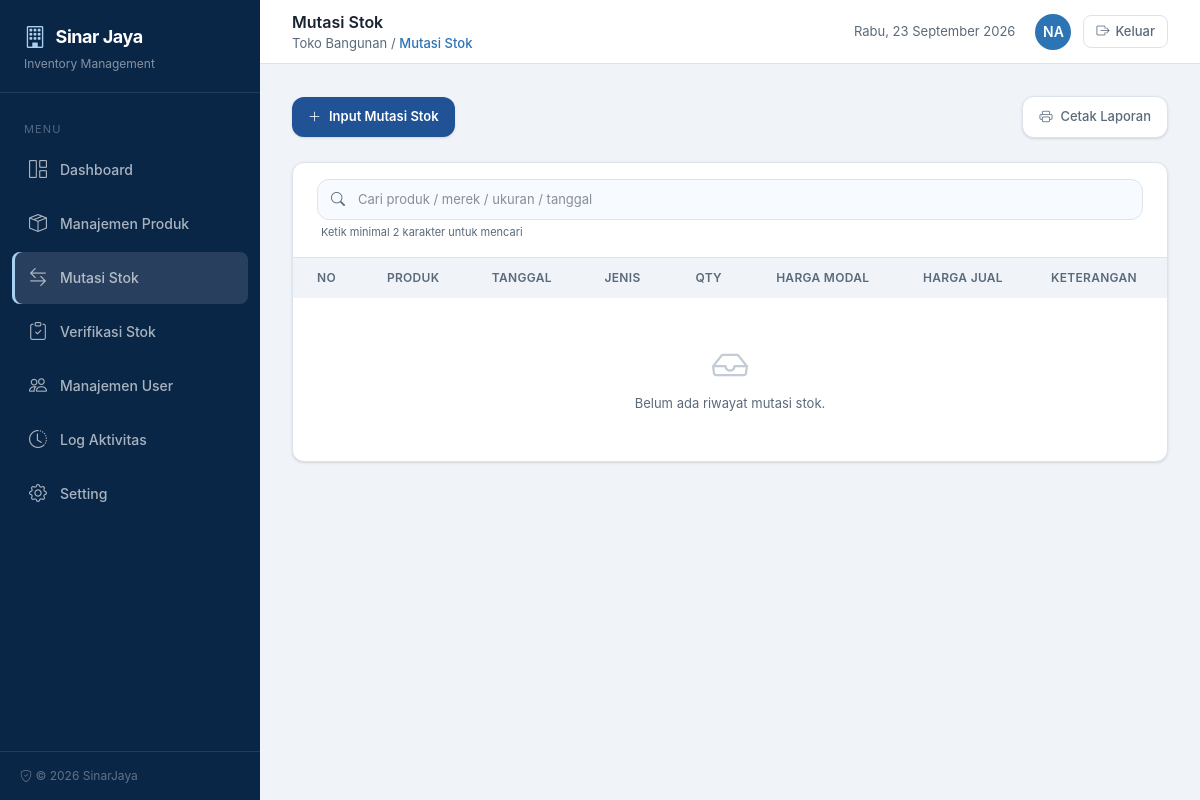
Before: /mutasi-stok (signed in) with the older database file.
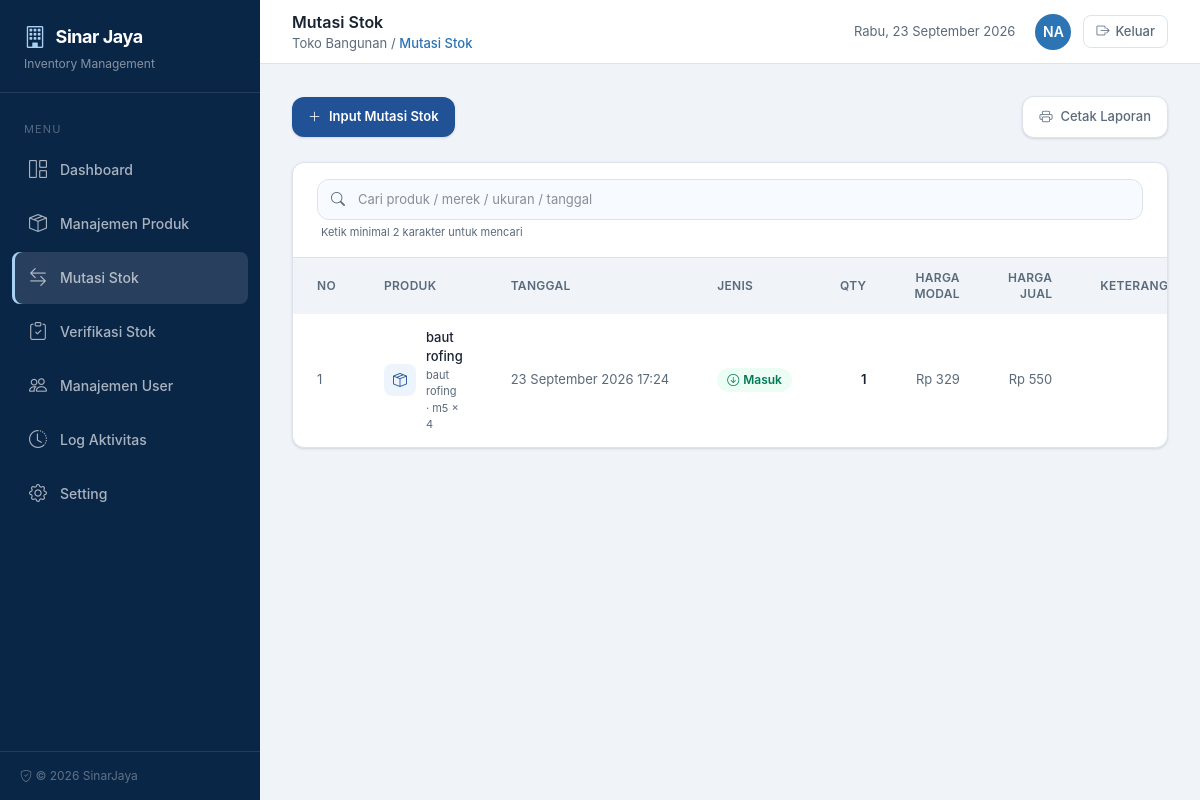
After: the same page with the newer database file.
### tables this page shows
CREATE TABLE "mutasi_stok" ("id" integer primary key autoincrement not null, "id_ukuran" integer not null, "tanggal" datetime not null, "jenis" varchar not null, "qty" numeric not null, "harga_modal" numeric not null, "harga_jual" numeric not null, "keterangan" varchar, "created_at" datetime, "updated_at" datetime, "deleted_at" datetime, foreign key("id_ukuran") references ukuran("id") on delete no action on update no action);

CREATE TABLE "produk" ("id" integer primary key autoincrement not null, "nama" varchar not null, "created_at" datetime, "updated_at" datetime, "deleted_at" datetime);

CREATE TABLE "merek" ("id" integer primary key autoincrement not null, "id_produk" integer not null, "merek" varchar not null, "created_at" datetime, "updated_at" datetime, "deleted_at" datetime, foreign key("id_produk") references "produk"("id"));

CREATE TABLE "ukuran" ("id" integer primary key autoincrement not null, "id_merek" integer not null, "ukuran" varchar not null, "stok" numeric not null, "harga_modal" numeric not null, "harga_jual" numeric not null, "created_at" datetime, "updated_at" datetime, "deleted_at" datetime, ukuran_numeric REAL, foreign key("id_merek") references "merek"("id"));

### index.php (called while the page is built, shortened)
<?php
require_once __DIR__ . '/includes/db.php';
require_once __DIR__ . '/includes/helpers.php';
$uri = parse_url($_SERVER['REQUEST_URI'], PHP_URL_PATH);
$uri = rtrim($uri, '/') ?: '/';
$method = $_SERVER['REQUEST_METHOD'];
$routes = [
    'GET /'                               => ['action' => 'middleware',    'auth' => 'guest'],
    'GET /login'                          => ['page' => 'login',           'auth' => 'guest'],
    'POST /login'                         => ['action' => 'auth',          'auth' => 'guest'],
    'GET /logout'                         => ['action' => 'auth',          'auth' => 'auth', 'do' => 'logout'],
    'GET /dashboard'                      => ['page' => 'dashboard',       'auth' => 'auth'],
    'GET /produk'                         => ['page' => 'produk',          'auth' => 'auth'],
    'POST /produk'                        => ['action' => 'produk',        'auth' => 'auth'],
    'GET /mutasi-stok'                    => ['page' => 'mutasi-stok',     'auth' => 'auth'],
    'GET /mutasi-stok/input'              => ['page' => 'mutasi-stok-input', 'auth' => 'auth'],
    'POST /mutasi-stok'                   => ['action' => 'mutasi',        'auth' => 'auth'],
    'POST /mutasi-stok/input'             => ['action' => 'mutasi',        'auth' => 'auth'],
    'GET /verifikasi-stok'                => ['page' => 'verifikasi-stok', 'auth' => 'auth'],
    'GET /verifikasi-stok/input'          => ['page' => 'verifikasi-stok-input', 'auth' => 'auth'],
    'POST /verifikasi-stok'               => ['action' => 'verifikasi',    'auth' => 'auth'],
    'POST /verifikasi-stok/input'         => ['action' => 'verifikasi',    'auth' => 'auth'],
    'GET /manajemen-user'                 => ['page' => 'manajemen-user',  'auth' => 'auth'],
    'POST /manajemen-user'                => ['action' => 'user',          'auth' => 'auth'],
    'GET /log-aktivitas'                  => ['page' => 'log-aktivitas',   'auth' => 'auth'],
    'GET /cetak-mutasi'                   => ['page' => 'cetak-mutasi',    'auth' => 'auth'],
    'GET /cetak-log'                      => ['page' => 'cetak-log',       'auth' => 'auth'],
    'GET /setting'                        => ['page' => 'setting',         'auth' => 'auth'],
    'POST /setting'                       => ['action' => 'setting',       'auth' => 'auth'],
    'GET /api/produk-cascade'             => ['api' => 'produk-cascade', 'auth' => 'auth'],
];
$routeKey = $method . ' ' . $uri;
$route = $routes[$routeKey];
$pageFile = __DIR__ . '/pages/' . $route['page'] . '.php';
require $pageFile;

### includes/db.php (called while the page is built, shortened)
<?php
require_once __DIR__ . '/migrations.php';
function db(): PDO
{
    return $GLOBALS['__pdo_singleton'];
}

### includes/migrations.php (called while the page is built, shortened)
<?php
function migrations_run(PDO $db): void
{
    static $ran = false;
    if ($ran) {
        return;
    }
    $ran = true;
}

### includes/helpers.php (called while the page is built, shortened)
<?php
function sanitize(mixed $value): string
{
    return htmlspecialchars((string)$value, ENT_QUOTES, 'UTF-8');
}
function e(mixed $value): string
{
    return sanitize($value);
}
function format_rupiah($angka): string
{
    $angka = (float)$angka;
    return 'Rp ' . number_format($angka, 0, ',', '.');
}
function format_number($angka, int $decimals = 2): string
{
    return number_format((float)$angka, $decimals, ',', '.');
}

### pages/mutasi-stok.php (the view, shortened to what the rows shown need)
<?php
function format_tanggal($dateStr)
{
    $months = [1 => 'Januari', 2 => 'Februari', 3 => 'Maret', 4 => 'April', 5 => 'Mei', 6 => 'Juni', 7 => 'Juli', 8 => 'Agustus', 9 => 'September', 10 => 'Oktober', 11 => 'November', 12 => 'Desember'];
    $dt = new DateTime($dateStr);
    return $dt->format('d') . ' ' . $months[(int)$dt->format('m')] . ' ' . $dt->format('Y H:i');
}
$search = trim($_GET['search'] ?? '');
$where = 'm.deleted_at IS NULL';
$params = [];
$countSql = "SELECT COUNT(*) FROM mutasi_stok m
    JOIN ukuran u ON u.id = m.id_ukuran
    JOIN merek me ON me.id = u.id_merek
    JOIN produk p ON p.id = me.id_produk
    WHERE {$where}";
$countStmt = db()->prepare($countSql);
$countStmt->execute($params);
$total = (int)$countStmt->fetchColumn();
$page = max(1, (int)($_GET['page'] ?? 1));
$perPage = 15;
$totalPages = max(1, (int)ceil($total / $perPage));
$page = min($page, $totalPages);
$offset = ($page - 1) * $perPage;
$sql = "SELECT m.*, u.ukuran, u.stok, me.merek, p.nama as produk_nama
    FROM mutasi_stok m
    JOIN ukuran u ON u.id = m.id_ukuran
    JOIN merek me ON me.id = u.id_merek
    JOIN produk p ON p.id = me.id_produk
    WHERE {$where}
    ORDER BY m.tanggal DESC, m.id DESC
    LIMIT {$perPage} OFFSET {$offset}";
$stmt = db()->prepare($sql);
$stmt->execute($params);
$rows = $stmt->fetchAll(PDO::FETCH_ASSOC);
?>
<div class="space-y-6">
    <div class="bg-white rounded-xl shadow-sm border border-[#dce3ed] overflow-hidden">
        <div class="overflow-x-auto">
            <table class="w-full text-[13px]">
                <thead>
                    <tr class="text-left bg-[#f0f4f9] text-[#5a6a7a] text-xs uppercase tracking-wide">
                        <th class="px-6 py-3 font-semibold">No</th>
                        <th class="px-6 py-3 font-semibold">Produk</th>
                        <th class="px-6 py-3 font-semibold">Tanggal</th>
                        <th class="px-6 py-3 font-semibold">Jenis</th>
                        <th class="px-6 py-3 font-semibold text-right">Qty</th>
                        <th class="px-6 py-3 font-semibold text-right">Harga Modal</th>
                        <th class="px-6 py-3 font-semibold text-right">Harga Jual</th>
                        <th class="px-6 py-3 font-semibold">Keterangan</th>
                    </tr>
                </thead>
                <tbody class="divide-y divide-[#e4e9f0]">
                    <?php if (empty($rows)): ?>
                        <tr>
                            <td colspan="8" class="px-6 py-12 text-center text-[#5a6a7a]">
                                <i class="bi bi-inbox text-4xl block mb-2 text-[#c3cbd5]"></i>
                                <?php if ($search !== ''): ?>
                                    Tidak ada data yang cocok dengan pencarian "<strong><?= e($search) ?></strong>".
                                <?php else: ?>
                                    Belum ada riwayat mutasi stok.
                                <?php endif; ?>
                            </td>
                        </tr>
                    <?php else: ?>
                        <?php $no = ($page - 1) * $perPage; ?>
                        <?php foreach ($rows as $row): $no++; ?>
                            <tr class="hover:bg-[#f7faff]">
                                <td class="px-6 py-3.5 text-[#5a6a7a]"><?= $no ?></td>
                                <td class="px-6 py-3.5">
                                    <div class="flex items-center gap-2.5">
                                        <div class="w-8 h-8 rounded-lg bg-[#eef4fb] flex items-center justify-center flex-shrink-0">
                                            <i class="bi bi-box-seam text-[#205295] text-sm"></i>
                                        </div>
                                        <div>
                                            <div class="font-medium text-[#1a2332]"><?= e($row['produk_nama']) ?></div>
                                            <div class="text-[11px] text-[#5a6a7a]"><?= e($row['merek']) ?> &middot; <?= e($row['ukuran']) ?></div>
                                        </div>
                                    </div>
                                </td>
                                <td class="px-6 py-3.5 text-[#5a6a7a] whitespace-nowrap"><?= e(format_tanggal($row['tanggal'])) ?></td>
                                <td class="px-6 py-3.5">
                                    <?php if ($row['jenis'] === 'masuk'): ?>
                                        <span class="inline-flex items-center gap-1 px-2.5 py-1 rounded-full bg-emerald-50 text-emerald-700 text-xs font-semibold">
                                            <i class="bi bi-arrow-down-circle"></i> Masuk
                                        </span>
                                    <?php else: ?>
                                        <span class="inline-flex items-center gap-1 px-2.5 py-1 rounded-full bg-red-50 text-red-700 text-xs font-semibold">
                                            <i class="bi bi-arrow-up-circle"></i> Keluar
                                        </span>
                                    <?php endif; ?>
                                </td>
                                <td class="px-6 py-3.5 text-right font-semibold text-[#1a2332]"><?= format_number($row['qty'], 0) ?></td>
                                <td class="px-6 py-3.5 text-right text-[#5a6a7a]"><?= e(format_rupiah($row['harga_modal'])) ?></td>
                                <td class="px-6 py-3.5 text-right text-[#5a6a7a]"><?= e(format_rupiah($row['harga_jual'])) ?></td>
                                <td class="px-6 py-3.5 text-[#5a6a7a] max-w-[180px] truncate" title="<?= e($row['keterangan']) ?>"><?= e($row['keterangan'] ?? '-') ?></td>
                            </tr>
                        <?php endforeach; ?>
                    <?php endif; ?>
                </tbody>
            </table>
        </div>
    </div>
</div>
<?php
require __DIR__ . '/../templates/app.php';

Changed rows visible on the page:
added mutasi_stok: produk.nama "baut rofing", merek.merek "baut rofing", id_ukuran.ukuran "m5 × 4", tanggal "23 September 2026 17:24", jenis "masuk" (drawn), qty "1", harga_modal "Rp 329", harga_jual "Rp 550"
Other visible differences:
text no longer shown: "Belum ada riwayat mutasi stok."
